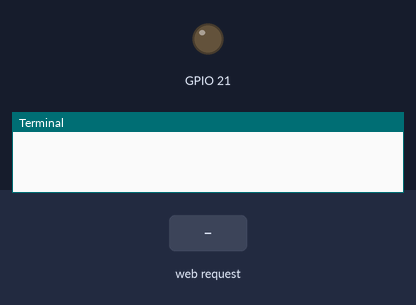
Simulated run of this program. Board: Raspberry Pi (BCM pin numbers). Parts: output pins drawn as LEDs (lit = HIGH), the last lines printed to the terminal. The test bench sets the inputs (shaded band).

Above: at 1.2 s.
1.3 s: HTTP request for /on received
At 1.9 s:
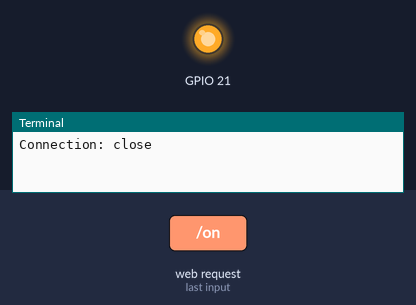
2.8 s: HTTP request for /off received
At 4.2 s:
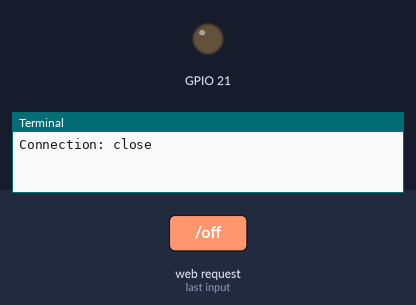
Timing chart, 0 to 5.8 s (numbered marks = the images above; inputs shaded):
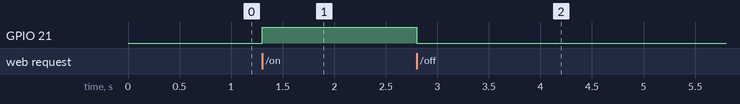

Measured:
- after the input at 1.3 s, GPIO 21: LOW → HIGH at once
- after the input at 2.8 s, GPIO 21: HIGH → LOW at once

The program:

led_onoff_server.py
```python
#!/usr/bin/python

# This code is written by Stephen C Phillips.
# It is in the public domain, so you can do what you like with it
# but a link to http://scphillips.com would be nice.

import socket
import re
import RPi.GPIO as GPIO
GPIO.setmode(GPIO.BCM)
GPIO.setup(21, GPIO.OUT)
# Standard socket stuff:
host = '192.168.20.xx'
port = 8080
sock = socket.socket(socket.AF_INET, socket.SOCK_STREAM)
sock.setsockopt(socket.SOL_SOCKET, socket.SO_REUSEADDR, 1) #reuse port
sock.bind((host, port))
sock.listen(1) # don't queue up any requests

# Loop forever, listening for requests:
while True:
    csock, caddr = sock.accept()
    print "Connection from: " + `caddr`
    req = csock.recv(1024) # get the request, 1kB max
    print req
    match = re.match('GET /on HTTP/1.1', req)
    match1 = re.match('GET /off HTTP/1.1', req)
    if match:
	GPIO.output(21, 1)
        csock.sendall("""HTTP/1.0 200 OK
Content-Type: text/html

<html>
<head>
<title>Success</title>
</head>
<body>
Device is turned on!
</body>
</html>
""")
    if match1:
	GPIO.output(21, 0)
        csock.sendall("""HTTP/1.0 200 OK
Content-Type: text/html

<html>
<head>
<title>Success</title>
</head>
<body>
Device is turned off!
</body>
</html>
""")
    csock.close()
```
